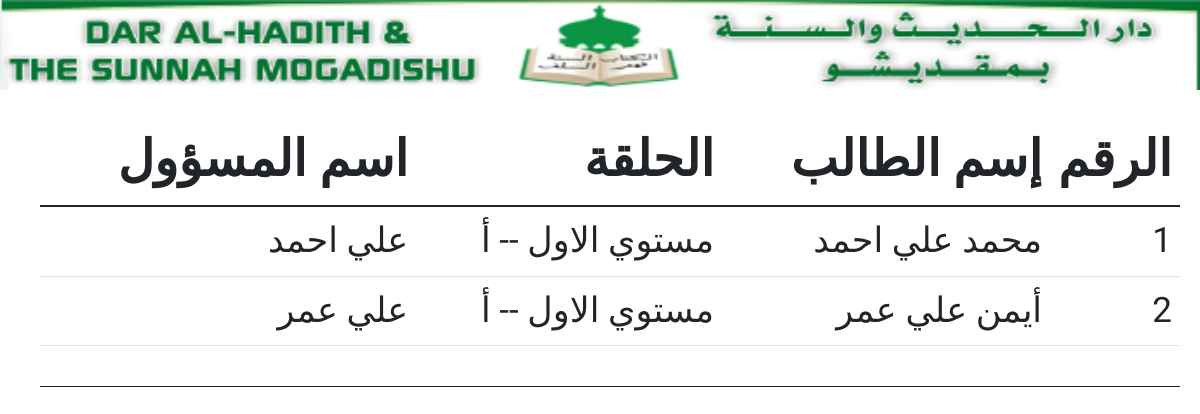
Before: /getallstudents/ with the older database file.
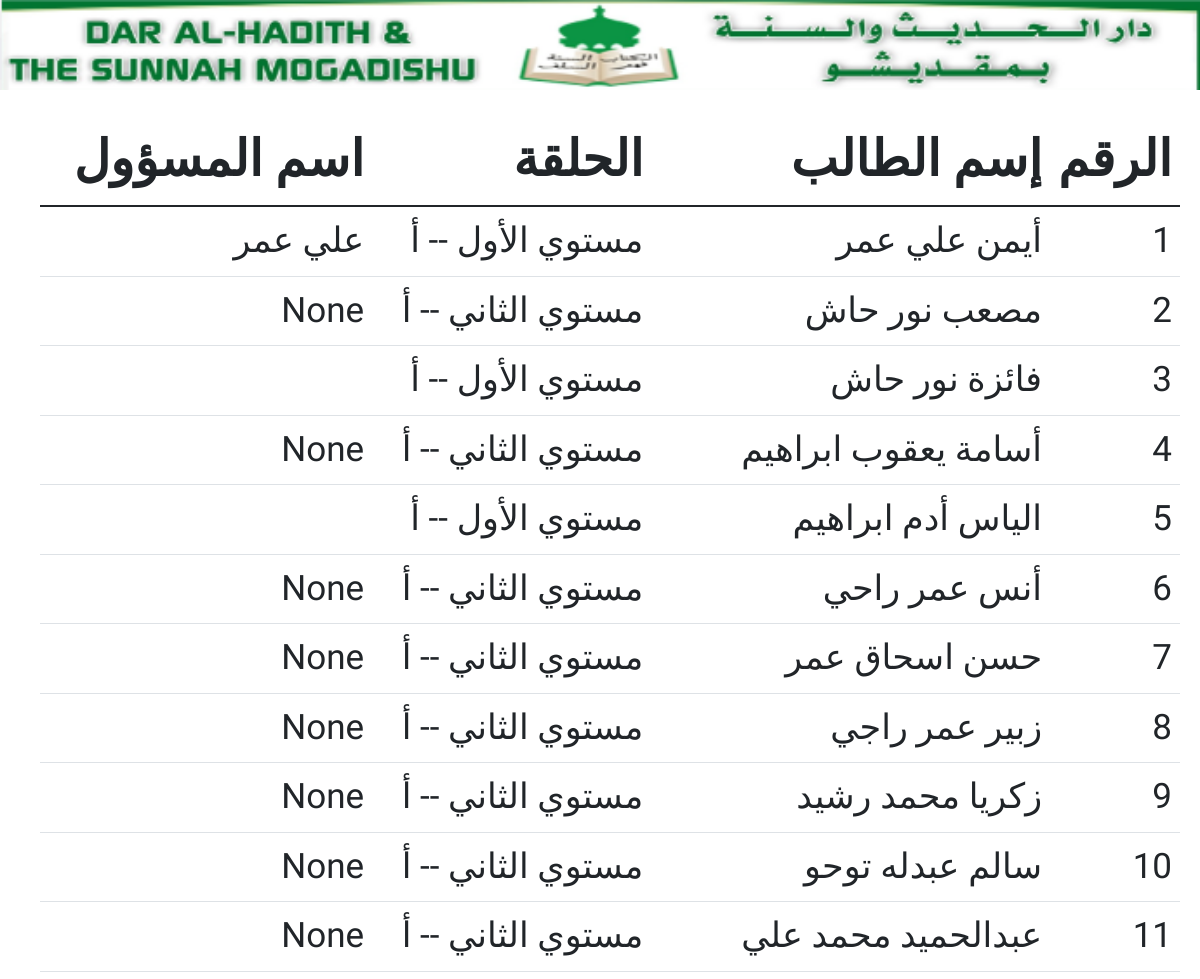
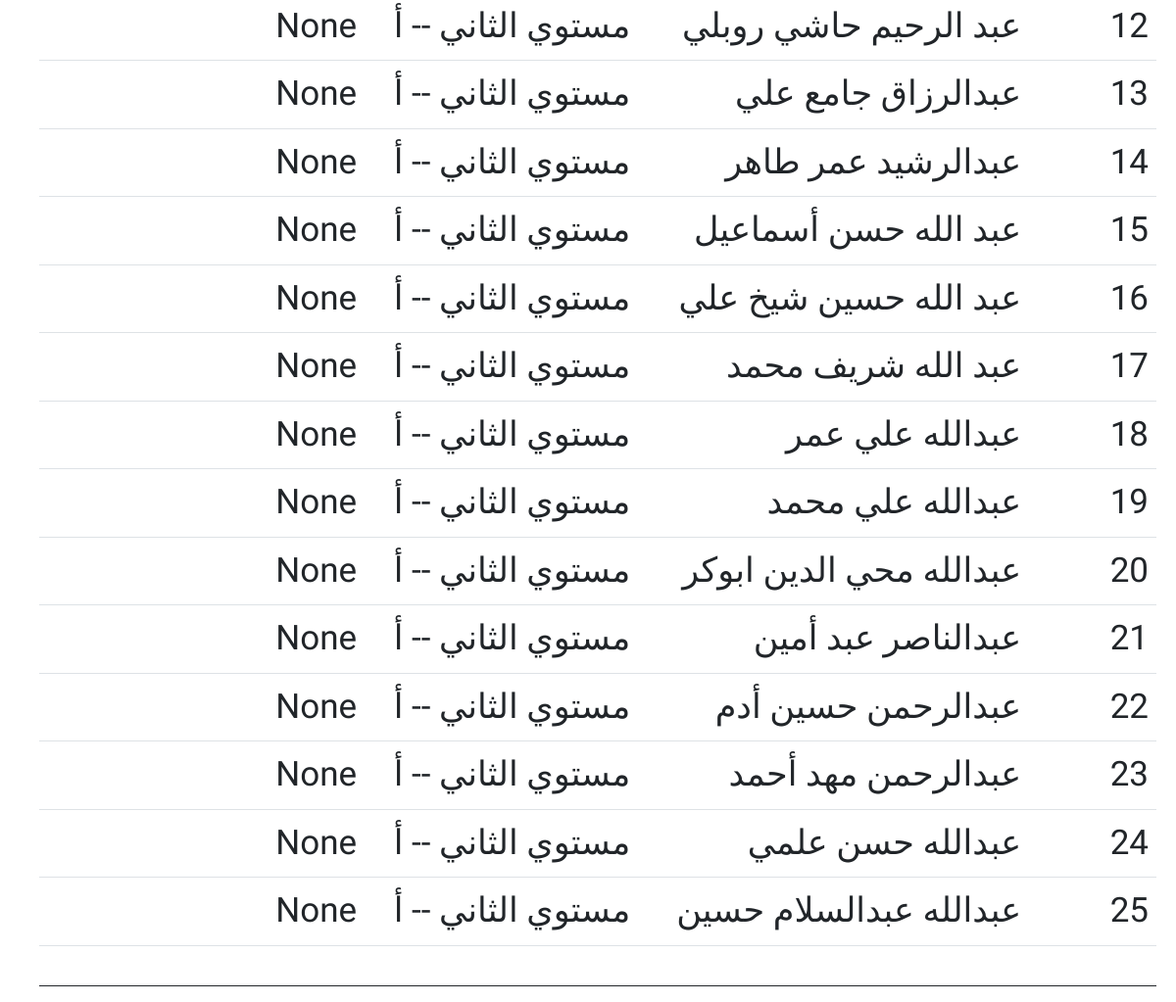
After: the same page with the newer database file (2 pictures, top to bottom).
### darulxadith_system/models.py (models this page shows, shortened)
class Ardada(models.Model):
    magacaArdayga=models.CharField(max_length=255)
    jinsiga=models.CharField(max_length=10,default='lab')
    sawirkaArdayga=models.ImageField(null=True,blank=True, upload_to="images/sawirada_ardada/")
    meeshaDhalashada=models.CharField(max_length=100,null=True,blank=True)
    waqtigaDhalashada=models.CharField(max_length=100,null=True,blank=True)
    numberkaArdayga=models.IntegerField(null=True,default=0)
    mustawahaArdayga=models.ForeignKey(Xalqada,on_delete=models.CASCADE)
    magacaMasuulka=models.CharField(max_length=100,null=True,blank=True)
    numberkaMasuulka=models.IntegerField(null=True,default=0)
    sanadDugsiyedka=models.ForeignKey(SanadDugsiyeedka,on_delete=models.CASCADE,default=SanadDugsiyeedka.objects.all().last().id)
    tarikhdaDiwangalinta=models.CharField(max_length=12,blank=True,null=True)

class Xalqada(models.Model):
    mustawaha=models.ForeignKey(Mustawaha,on_delete=models.CASCADE)
    magacaXalqada=models.CharField(max_length=255)
    def __str__(self) -> str:
        return str(self.mustawaha) +" -- "+ self.magacaXalqada

class Mustawaha(models.Model):
    magacaMustawaha=models.CharField(max_length=100)
    sanadDugsiyeedka=models.ForeignKey(SanadDugsiyeedka,on_delete=models.CASCADE)
    maadoyinka=models.CharField(max_length=1000)
    def __str__(self) -> str:
        return self.magacaMustawaha

### darulxadith_system/views.py (the view)
# urls.py: path('getallstudents/',views.getAllStudents),
def getAllStudents(request):
    ardada=Ardada.objects.all()
    data={
        'ardada':ardada
    }
    return render(request,'print_all_students.html',data)

### templates/print_all_students.html (shortened to what this page needs)
{% load static %}
<!doctype html>
<html lang="en">
  <head>
    <link href="https://cdn.jsdelivr.net/npm/bootstrap@5.1.3/dist/css/bootstrap.min.css" rel="stylesheet">
  </head>
  <body onafterprint="location.href='/xogta_ardada/'" onload="window.print()" dir="rtl" >
      <div class="header">
          <img src="{% static "darLogo.png" %} " alt="">
      </div>
      <br>
<div class="table_con">
    <table class="table" >
        <thead style="font-size: 50px; font-family: 'Harmattan', sans-serif;" class="thead-dark">
            <tr>
                <th width=10px scope="col">الرقم</th>
                <th>إسم الطالب</th>
                <th scope="col">الحلقة</th>
                <th scope="col">اسم المسؤول</th>
            </tr>
        </thead>
        <tbody style="font-family: 'Amiri', serif;font-size: 35px;">
            {% for ardayga in ardada %}
                <tr>
                    <td>{{forloop.counter }}</td>
                    <td>{{ardayga.magacaArdayga}}</td>
                    <td>{{ardayga.mustawahaArdayga}}</td>
                    <td>{{ardayga.magacaMasuulka}}</td>
                </tr>
            {% endfor %}
        </tbody>
        <tfoot style="border: 0px;">
            <tr>
                <th  scope="col">&nbsp;</th>
                <th scope="col"> </th>
                <th scope="col"></th>
                <th scope="col"> </th>
            </tr>
        </tfoot>
        </table>
</div>
  </body>
</html>

Changed rows visible on the page:
removed Ardada: magacaArdayga "محمد علي احمد", mustawahaArdayga "مستوي الاول -- أ", magacaMasuulka "علي احمد"
changed Ardada "أيمن علي عمر": mustawahaArdayga "مستوي الاول -- أ" → "مستوي الأول -- أ"
added Ardada: magacaArdayga "مصعب نور حاش", mustawahaArdayga "مستوي الثاني -- أ", magacaMasuulka "None"
added Ardada: magacaArdayga "فائزة نور حاش", mustawahaArdayga "مستوي الأول -- أ"
added Ardada: magacaArdayga "أسامة يعقوب ابراهيم", mustawahaArdayga "مستوي الثاني -- أ", magacaMasuulka "None"
added Ardada: magacaArdayga "الياس أدم ابراهيم", mustawahaArdayga "مستوي الأول -- أ"
added Ardada: magacaArdayga "أنس عمر راحي", mustawahaArdayga "مستوي الثاني -- أ", magacaMasuulka "None"
added Ardada: magacaArdayga "حسن اسحاق عمر", mustawahaArdayga "مستوي الثاني -- أ", magacaMasuulka "None"
added Ardada: magacaArdayga "زبير عمر راجي", mustawahaArdayga "مستوي الثاني -- أ", magacaMasuulka "None"
added Ardada: magacaArdayga "زكريا محمد رشيد", mustawahaArdayga "مستوي الثاني -- أ", magacaMasuulka "None"
added Ardada: magacaArdayga "سالم عبدله توحو", mustawahaArdayga "مستوي الثاني -- أ", magacaMasuulka "None"
added Ardada: magacaArdayga "عبدالحميد محمد علي", mustawahaArdayga "مستوي الثاني -- أ", magacaMasuulka "None"
added Ardada: magacaArdayga "عبد الرحيم حاشي روبلي", mustawahaArdayga "مستوي الثاني -- أ", magacaMasuulka "None"
added Ardada: magacaArdayga "عبدالرزاق جامع علي", mustawahaArdayga "مستوي الثاني -- أ", magacaMasuulka "None"
added Ardada: magacaArdayga "عبدالرشيد عمر طاهر", mustawahaArdayga "مستوي الثاني -- أ", magacaMasuulka "None"
added Ardada: magacaArdayga "عبد الله حسن أسماعيل", mustawahaArdayga "مستوي الثاني -- أ", magacaMasuulka "None"
added Ardada: magacaArdayga "عبد الله حسين شيخ علي", mustawahaArdayga "مستوي الثاني -- أ", magacaMasuulka "None"
added Ardada: magacaArdayga "عبد الله شريف محمد", mustawahaArdayga "مستوي الثاني -- أ", magacaMasuulka "None"
added Ardada: magacaArdayga "عبدالله علي عمر", mustawahaArdayga "مستوي الثاني -- أ", magacaMasuulka "None"
added Ardada: magacaArdayga "عبدالله علي محمد", mustawahaArdayga "مستوي الثاني -- أ", magacaMasuulka "None"
added Ardada: magacaArdayga "عبدالله محي الدين ابوكر", mustawahaArdayga "مستوي الثاني -- أ", magacaMasuulka "None"
added Ardada: magacaArdayga "عبدالناصر عبد أمين", mustawahaArdayga "مستوي الثاني -- أ", magacaMasuulka "None"
added Ardada: magacaArdayga "عبدالرحمن حسين أدم", mustawahaArdayga "مستوي الثاني -- أ", magacaMasuulka "None"
added Ardada: magacaArdayga "عبدالرحمن مهد أحمد", mustawahaArdayga "مستوي الثاني -- أ", magacaMasuulka "None"
added Ardada: magacaArdayga "عبدالله حسن علمي", mustawahaArdayga "مستوي الثاني -- أ", magacaMasuulka "None"
added Ardada: magacaArdayga "عبدالله عبدالسلام حسين", mustawahaArdayga "مستوي الثاني -- أ", magacaMasuulka "None"
